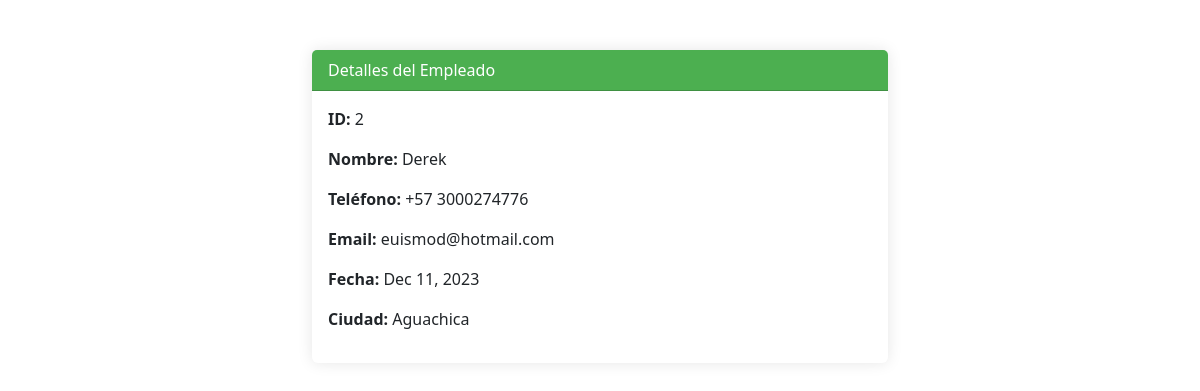
Screenshot of /read_one.php?id=2 with the database file from the repository.
### tables this page shows
CREATE TABLE `mytable` (
  `id` mediumint(8) UNSIGNED NOT NULL,
  `Nombre` varchar(255) DEFAULT NULL,
  `Telefono` varchar(100) DEFAULT NULL,
  `Email` varchar(255) DEFAULT NULL,
  `Fecha` varchar(255) DEFAULT NULL,
  `Ciudad` varchar(255) DEFAULT NULL
);

### Employee.php (called while the page is built, shortened)
<?php
class Employee {
    private $conn;
    private $table_name = 'myTable';
    public $id;
    public function __construct($db) {
        $this->conn = $db;
    }
    public function readOne(){
        $query = "SELECT * FROM " . $this->table_name . " WHERE id = ?";
        $stmt = $this->conn->prepare( $query );
        $stmt->bindParam(1, $this->id);
        $stmt->execute();
        $row = $stmt->fetch(PDO::FETCH_ASSOC);
        if($row){
            $this->Nombre = $row['Nombre'];
            $this->Telefono = $row['Telefono'];
            $this->Email = $row['Email'];
            $this->Fecha = $row['Fecha'];
            $this->Ciudad = $row['Ciudad'];
        }
    }
}
?>

### read_one.php (the view, shortened to what this page needs)
<!DOCTYPE html>
<html lang="en">
<head>
    <link href="https://cdn.jsdelivr.net/npm/bootstrap@5.3.1/dist/css/bootstrap.min.css" rel="stylesheet">
</head>
<body>
    <div class="container">
        <?php
        include_once 'Employee.php';
        $database = new Database();
        $db = $database->getConnection();
        $employee = new Employee($db);
        $employee->id = $_GET['id'];
        $employee->readOne();
        ?>
        <div class="card">
            <div class="card-header">
                Detalles del Empleado
            </div>
            <div class="card-body">
                <p><span class="detail-field">ID:</span> <?php echo $employee->id; ?></p>
                <p><span class="detail-field">Nombre:</span> <?php echo $employee->Nombre; ?></p>
                <p><span class="detail-field">Teléfono:</span> <?php echo $employee->Telefono; ?></p>
                <p><span class="detail-field">Email:</span> <?php echo $employee->Email; ?></p>
                <p><span class="detail-field">Fecha:</span> <?php echo $employee->Fecha; ?></p>
                <p><span class="detail-field">Ciudad:</span> <?php echo $employee->Ciudad; ?></p>
            </div>
        </div>
    </div>
</body>
</html>

### read_one.php (style rules this page uses)
.container { max-width: 600px; margin-top: 50px; }
.card { border: none; box-shadow: 0px 0px 15px rgba(0,0,0,0.1); }
.card-header { background-color: #4CAF50; color: white; }
.detail-field { font-weight: bold; }

### rows the page displays
mytable: id "2", Nombre "Derek", Telefono "+57 3000274776", Email "euismod@hotmail.com", Fecha "Dec 11, 2023", Ciudad "Aguachica"
